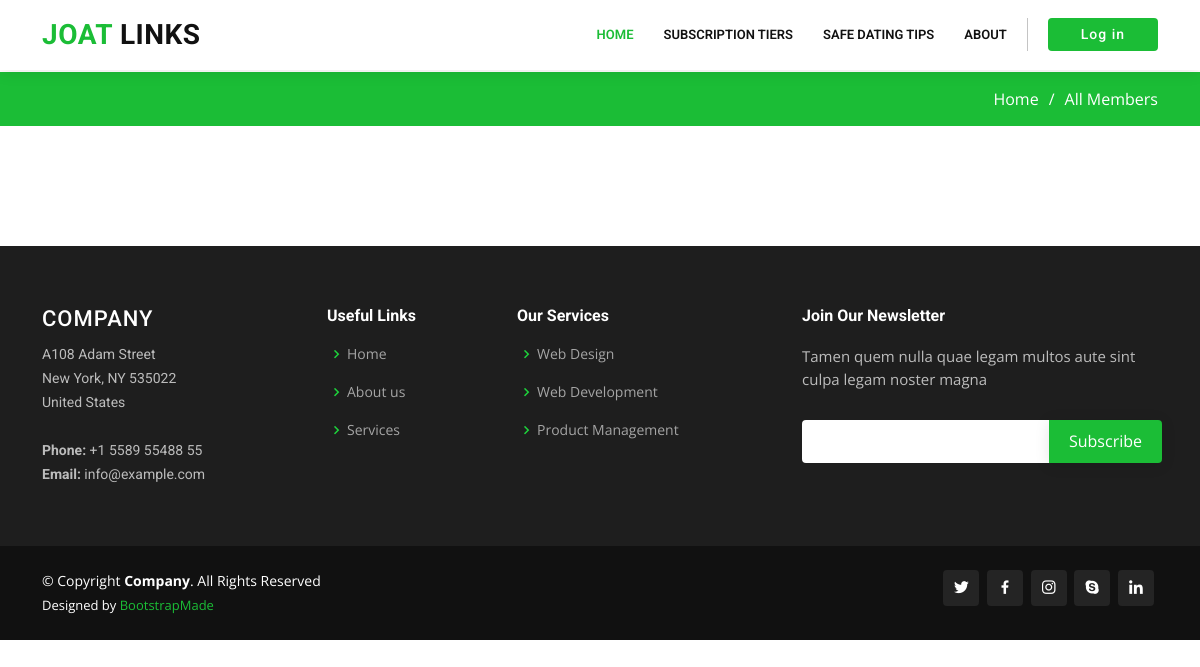
/members/, run on an earlier commit of the app's database.
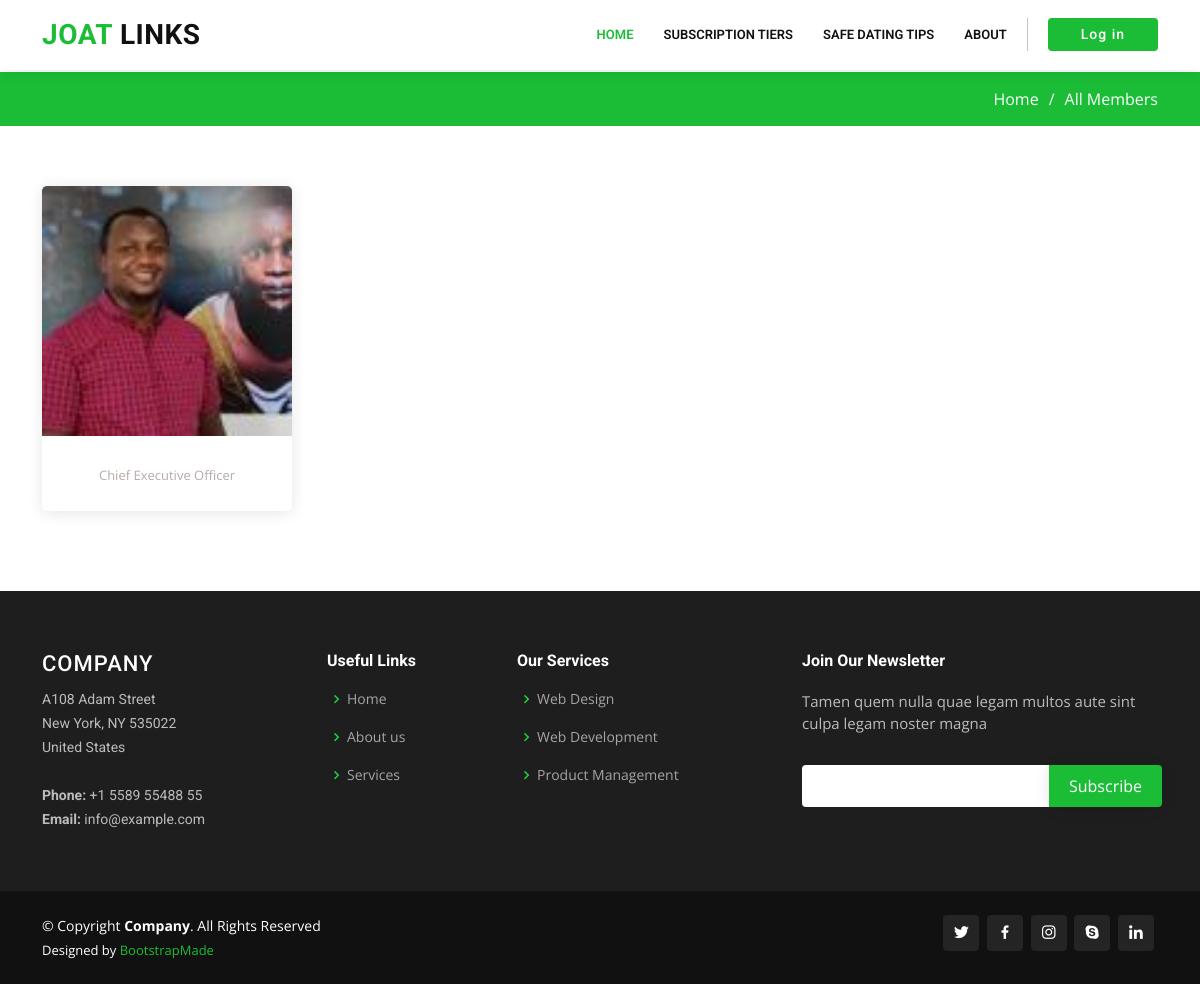
And on a later commit of the database.
### accounts/models.py (models this page shows, shortened)
class Profile(models.Model):
    user = models.OneToOneField(User, on_delete=models.CASCADE)
    avatar = models.ImageField(default='default.png', upload_to='profile_images')
    bio = models.TextField()

### pages/views.py (the view)
# urls.py: path('members/', all_members, name='all_members'),
def all_members(request):
    members = Profile.objects.all()
    context = {
        "members": members,
    }
    return render(request, 'pages/all_members.html', context)

### pages/templates/pages/all_members.html (shortened to what this page needs)
{% extends "base.html" %}
{% load static %}
{% block content %}
<main id="main">
    <section id="breadcrumbs" class="breadcrumbs">
        <div class="container">
        <div class="d-flex justify-content-between align-items-center">
            <ol>
            <li><a href="/">Home</a></li>
            <li>All Members</li>
            </ol>
        </div>
        </div>
    </section>
    <section id="about-us team" class="about-us team">
        <div class="container" data-aos="fade-up">
            <div class="row content">
                {% for member in members %}
                    <div class="col-lg-3 col-md-6 d-flex align-items-stretch">
                        <div class="member" data-aos="fade-up">
                        <div class="member-img">
                                {% if member.user.profile.avatar %}
                                    <img style="height:250px; width:250px;" src="{{ member.user.profile.avatar.url }}" class="img-fluid" alt="">
                                {% endif %}
                        </div>
                        <div class="member-info">
                            <span>Chief Executive Officer</span>
                        </div>
                        </div>
                    </div>
                {% endfor %}
            </div>
        </div>
    </section>
</main>
{% endblock content %}

What changed in the data, as far as the page shows it:
added Profile: user.profile.avatar (picture)
